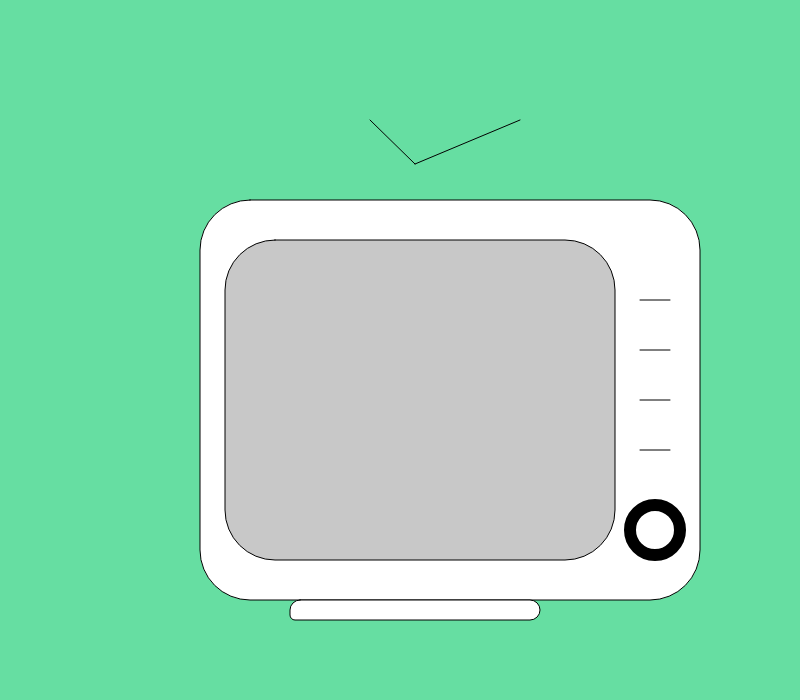
Frame 1 (no input)
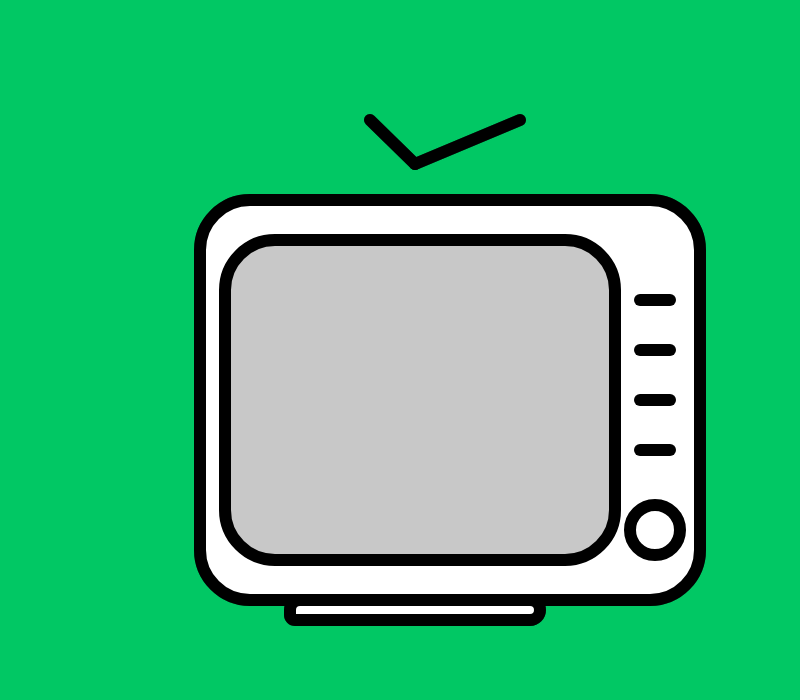
Frame 60 (no input)
Frame 120 (the mouse pressed at the canvas centre since frame 60): identical to frame 60, image omitted

The p5.js sketch that drew these frames (run headless with seeded random() and noise() and a simulated clock; from frame 60 on, the mouse is pressed at the canvas centre):

// p5.js sketch
// ── sketch.js



function setup() { 
  createCanvas(800, 700);
} 
  
  //var of button
var d = 50;
var state = false;


function draw() {
  background('rgba(0,200,100, 0.60)');
  
  //TV Body
  // Body
  fill(300)
	rect(200, 200, 500, 400, 50);
  
  //screen
  if (state) {
  fill(50)
	rect(225, 240, 390, 320, 50);



  } else {
  fill(200)
	rect(225, 240, 390, 320, 50);
  }
  
  // bottom
  fill(300)
  rect(290, 600, 250, 20, 20, 15, 10, 5);
  
  //top
  fill(300)
  arc(420, 204, 90, 80, 135, 135, OPEN);

  //top lines
  line(520, 120, 415, 164);
  line(370, 120, 415, 164);
  
 //right lines
  line(640, 300, 670, 300);
  line(640, 350, 670, 350);
  line(640, 400, 670, 400);
  line(640, 450, 670, 450);
  
 // stroke
  strokeWeight(12.0);
  strokeCap(ROUND);
  
 // button
  fill(300)
  ellipse(655, 530, d, d);
}

 // button function
  function mousePressed() {
  if (dist(mouseX, mouseY, 655, 530) < d/2) {
    state = !state;
  }
}
  
